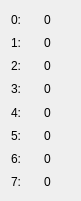
   <widget class="QWidget" name="horizontalLayoutWidget_36">
    <property name="geometry">
     <rect>
      <x>1100</x>
      <y>400</y>
      <width>81</width>
      <height>201</height>
     </rect>
    </property>
    <layout class="QHBoxLayout" name="horizontalLayout_38">
     <item>
      <layout class="QVBoxLayout" name="verticalLayout_24">
       <item>
        <widget class="QLabel" name="label_SelDataWB_10">
         <property name="text">
          <string>0:</string>
         </property>
        </widget>
       </item>
       <item>
        <widget class="QLabel" name="label_SelDataWB_11">
         <property name="text">
          <string>1:</string>
         </property>
        </widget>
       </item>
       <item>
        <widget class="QLabel" name="label_SelDataWB_12">
         <property name="text">
          <string>2:</string>
         </property>
        </widget>
       </item>
       <item>
        <widget class="QLabel" name="label_SelDataWB_13">
         <property name="text">
          <string>3:</string>
         </property>
        </widget>
       </item>
       <item>
        <widget class="QLabel" name="label_SelDataWB_14">
         <property name="text">
          <string>4:</string>
         </property>
        </widget>
       </item>
       <item>
        <widget class="QLabel" name="label_SelDataWB_15">
         <property name="text">
          <string>5:</string>
         </property>
        </widget>
       </item>
       <item>
        <widget class="QLabel" name="label_SelDataWB_16">
         <property name="text">
          <string>6:</string>
         </property>
        </widget>
       </item>
       <item>
        <widget class="QLabel" name="label_SelDataWB_17">
         <property name="text">
          <string>7:</string>
         </property>
        </widget>
       </item>
      </layout>
     </item>
     <item>
      <layout class="QVBoxLayout" name="verticalLayout_25">
       <item>
        <widget class="QLabel" name="label_RegScalar0">
         <property name="text">
          <string>0</string>
         </property>
        </widget>
       </item>
       <item>
        <widget class="QLabel" name="label_RegScalar1">
         <property name="text">
          <string>0</string>
         </property>
        </widget>
       </item>
       <item>
        <widget class="QLabel" name="label_RegScalar2">
         <property name="text">
          <string>0</string>
         </property>
        </widget>
       </item>
       <item>
        <widget class="QLabel" name="label_RegScalar3">
         <property name="text">
          <string>0</string>
         </property>
        </widget>
       </item>
       <item>
        <widget class="QLabel" name="label_RegScalar4">
         <property name="text">
          <string>0</string>
         </property>
        </widget>
       </item>
       <item>
        <widget class="QLabel" name="label_RegScalar5">
         <property name="text">
          <string>0</string>
         </property>
        </widget>
       </item>
       <item>
        <widget class="QLabel" name="label_RegScalar6">
         <property name="text">
          <string>0</string>
         </property>
        </widget>
       </item>
       <item>
        <widget class="QLabel" name="label_RegScalar7">
         <property name="text">
          <string>0</string>
         </property>
        </widget>
       </item>
      </layout>
     </item>
    </layout>
   </widget>
